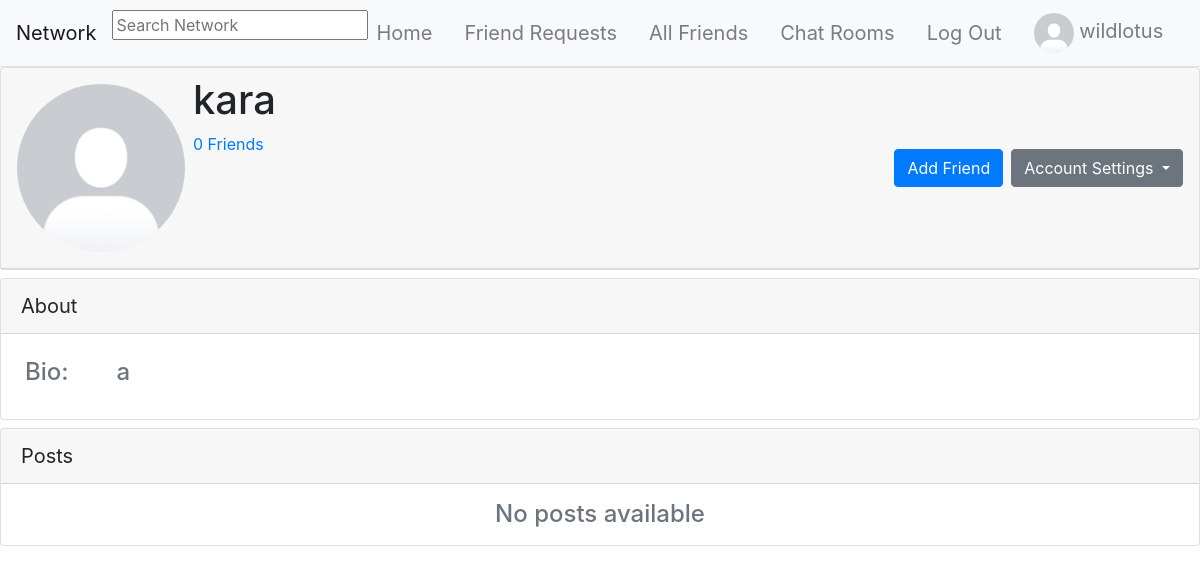
Before: /profile/1ddf0b23-433a-490e-a192-33c4fb090b60 (signed in) with the older database file.
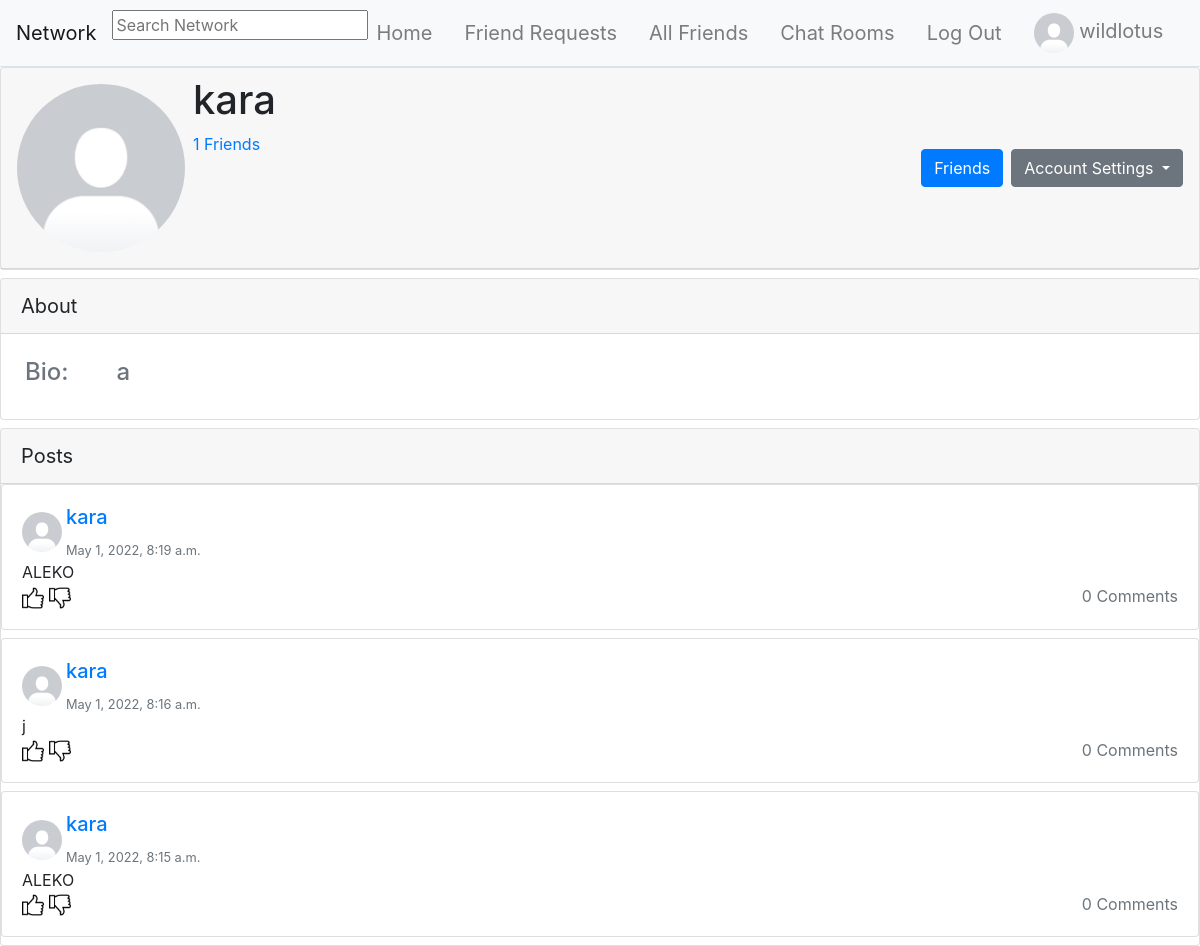
After: the same page with the newer database file.
### network/models.py (models this page shows, shortened)
class User(AbstractUser):
    pass

class UserProfile(models.Model):
    id = models.UUIDField(primary_key=True, default=uuid.uuid4, editable=False)
    user = models.OneToOneField(User, related_name="profile", on_delete=models.CASCADE)
    bio = models.TextField(default="No Bio...", max_length=101)
    picture = models.ImageField(default="default_profile_image.png")
    friends = models.ManyToManyField(to="self", blank=True, related_name="+", symmetrical=False)
    blocked = models.ManyToManyField(to="self", blank=True, related_name="+", symmetrical=False)

class Post(models.Model):
    id = models.UUIDField(primary_key=True, default=uuid.uuid4, editable=False)
    author = models.ForeignKey(UserProfile, on_delete=models.CASCADE)
    description = models.TextField()
    only_friends = models.BooleanField(default=False)
    only_me = models.BooleanField(default=False)
    timestamp = models.DateTimeField(default=timezone.now)
    likes = models.ManyToManyField(UserProfile, blank=True, related_name="likes")
    dislikes = models.ManyToManyField(UserProfile, blank=True, related_name="dislikes")

### network/views.py (the view)
# urls.py: path("profile/<uuid:profile_id>", views.show_profile, name="profile"),
@login_required
def show_profile(request, profile_id):
    try:
        profile = UserProfile.objects.get(id=profile_id)
        context = {
            "profile": profile,
            "posts": Post.objects.filter(author=profile).order_by('-timestamp'),
            "friend_request_available": not profile in request.user.profile.friends.all() and not profile in request.user.profile.blocked.all() and profile.user != request.user,
            "currently_friended": profile in request.user.profile.friends.all(),
            "self_in_friend_request": self_in_friend_request(profile, request.user.profile),
            "self_in_profile_friend_request": self_in_profile_friend_request(request.user.profile, profile)
        }
        if self_in_profile_friend_request(request.user.profile, profile):
            friend_request = FriendRequest.objects.get(to_user=request.user.profile, from_user=profile)
            context["friend_request_id"] = friend_request.id
        if request.user != profile.user:
            context["mutual_friends"] = mutual_friends(request.user.profile, profile)
            context["mutual_friends_amount"] = mutual_friends(request.user.profile, profile).count()
    except UserProfile.DoesNotExist:
        return JsonResponse({"error": "User matching query does not exist."})
    return render(request, "network/profile.html", context)

### network/views.py (called while the page is built)
@login_required
def mutual_friends(request_user, profile):
    profile_friends = profile.friends.all()
    friends_with_profile = profile_friends.values_list('pk', flat=True)
    mutual_friends_of_request_user = request_user.friends.filter(pk__in=friends_with_profile)
    return mutual_friends_of_request_user

def self_in_friend_request(to_user, from_user):
    try:
        FriendRequest.objects.get(to_user=to_user, from_user=from_user, active=True)
        return True
    except FriendRequest.DoesNotExist:
        return False

def self_in_profile_friend_request(to_user, from_user):
    try:
        FriendRequest.objects.get(to_user=to_user, from_user=from_user, active=True)
        return True
    except FriendRequest.DoesNotExist:
        return False

### templates/network/profile.html (shortened to what this page needs)
{% extends "network/layout.html" %} {% load static %}
{% block body %}
    {% if not request.user in profile.blocked.all and not profile.user in request.user.profile.blocked.all %}
    <div id="profile">
        <div class="card">
            <div class="card-header d-flex p-2">
                <div class="m-2">
                    <img class="profile_picture" src="{{ profile.picture.url }}" alt="Profile Picture" style="border-radius: 50%" id="default_profile_picture" width="168" height="168">
                </div>
                <div class="d-flex flex-column">
                    <div>
                        <h1>
                            {{ profile.user.username }}
                        </h1>
                    </div>
                    <div>
                        <div>
                            <a href="{% url 'profile_friends' profile.id %}">
                                {{ profile.friends.count }} Friends
                            </a>
                        </div>
                    </div>
                </div>
                    <div class="d-flex ml-auto align-items-center p-2">
                    </div>
                    <div class="d-flex align-items-center p-2">
                        {% if friend_request_available or self_in_friend_request or currently_friended or self_in_profile_friend_request %}
                            {% if currently_friended %}
                                <button type="button" class="btn btn-primary" data-toggle="modal" data-target="#myModal">Friends</button>
                            {% elif self_in_friend_request %}
                                <button type="button" class="btn btn-primary" id="cancel_friend_request_button" data-profile_id="{{ profile.id }}">Cancel Request</button>
                            {% else %}
                                <button type="button" class="btn btn-primary" id="send_friend_request_button" data-profile_id="{{ profile.id }}">Add Friend</button>
                            {% endif %}
                        {% endif %}
                        {% if request.user != profile.user and not profile.user in request.user.profile.blocked.all %}
                        <div class="dropdown ml-2">
                            <button class="btn btn-secondary dropdown-toggle" type="button" id="dropdownMenuButton" data-toggle="dropdown" aria-haspopup="true" aria-expanded="false">
                            Account Settings
                            </button>
                        {% endif %}
                    </div>
                </div>
            </div>
        </div>
    </div>
    <div class="card mt-2">
        <div class="card-header" style="font-size: 20px;">About</div>
            <div class="d-flex justify-content-start text-muted">
                <div class="m-3 p-2">
                    <h4>Bio:</h4>
                </div>
                <div class="m-3 p-2">
                    <h4 id="default_profile_bio">
                        {{ profile.bio }}
                    </h4>
                </div>
            </div>
        </div>
    </div>
    <div class="card mt-2">
        <div class="card-header" style="font-size: 20px;">Posts</div>
        {% for post in posts %}
            {% include "network/posts.html" %}
        {% empty %}
            <div class="d-flex justify-content-center text-muted">
                <h4 class="mt-3 mb-3">No posts available</h4>
            </div>
        {% endfor %}
    </div>
    {% endif %}
{% endblock body %}

### templates/network/layout.html (shortened to what this page needs)
{% load static %}
<!DOCTYPE html>
<html lang="en">
<head>
    <link rel="stylesheet" href="https://stackpath.bootstrapcdn.com/bootstrap/4.4.1/css/bootstrap.min.css">
    <link rel="stylesheet" href="{% static 'network/css/styles.css' %}">
    <link rel="stylesheet" href="https://unpkg.com/@trevoreyre/autocomplete-js/dist/style.css">
</head>
<body>
    <nav class="navbar navbar-expand-lg navbar-light bg-light sticky-top border-bottom">
        <a class="navbar-brand" href="{% url 'index' %}">Network</a>
        {% if request.user.is_authenticated %}
            <div id="autocomplete" class="autocomplete" style="width: 320px;">
                <form action="{% url 'search_results' %}" method="get">
                    <input class="autocomplete-input" id="autocomplete_input" placeholder="Search Network" name="q">
                </form>
            </div>
        {% endif %}
        <div class="collapse navbar-collapse" id="navbarNav">
            <ul class="navbar-nav mx-auto">
                {% if user.is_authenticated %}
                <li class="nav-item">
                    <a class="navbar-brand nav-link" href="{% url 'index' %}">
                        Home
                    </a>
                </li>
                <li class="nav-item">
                    <a class="navbar-brand nav-link" href="{% url 'friend_requests' %}">
                        Friend Requests
                    </a>
                </li>
                <li class="nav-item">
                    <a class="navbar-brand nav-link" href="{% url 'friends' %}">
                        All Friends
                    </a>
                </li>
                <li class="nav-item">
                    <a class="navbar-brand nav-link" href="{% url 'chat:index' %}">
                        Chat Rooms
                    </a>
                </li>
                <li class="nav-item">
                    <a class="navbar-brand nav-link" href="{% url 'account_logout' %}">
                        Log Out
                    </a>
                </li>
                {% endif %}
            </ul>
            {% if user.is_authenticated %}
                <ul class="navbar-nav ml-auto">
                    <a class="nav-link navbar-brand" href="{% url 'profile' request.user.profile.id %}" id="profile">
                        <li class="nav-item">
                            <img src="{{ user.profile.picture.url }}" alt="Logged in Profile Picture" width="40" height="40" style="border-radius: 50%;" id="logged_in_picture">
                            {{ user.username }}
                        </li>
                    </a>
                </ul>
            {% endif %}
        </div>
    </nav>
    <div class="body">
        {% block body %}
        {% endblock %}
</body>
</html>

### templates/network/posts.html (shortened to what this page needs)
{% load static %} {% load mathfilters %}
{% if post.only_friends %}
{% if post.author in request.user.profile.friends.all or request.user.profile in post.author.friends.all or post.author == request.user.profile %}
<div class="card mb-2" id="post_{{ post.id }}">
    <div class="card-body">
        <div class="d-flex align-items-center">
            <div>
                <a href="{% url 'profile' post.author.id %}">
                    <img src="{{ post.author.picture.url }}" alt="Post Auhor Profile Picture" width="40" height="40"
                        style="border-radius: 50%">
                </a>
            </div>
            <div class="flex-column ml-1">
                <div>
                    <a href="{% url 'profile' post.author.id %}">
                        <h5 class="card-title">
                            {{ post.author.user.username }}
                        </h5>
                    </a>
                </div>
                <div>
                    <small>
                        <p class="card-text text-muted">{{ post.timestamp }}</p>
                    </small>
                </div>
            </div>
        </div>
        <span class="card-text" id="post_description_{{ post.id }}">{{ post.description }}</span>
        <div class="d-flex">
            <div>
                {% if request.user.profile in post.likes.all %}
                <img src="{% static 'network/images/like_fill.png' %}" alt="" width="22" height="22" class="reaction"
                    data-post_id="{{ post.id }}" data-reaction="like">
                {% else %}
                <img src="{% static 'network/images/like.png' %}" alt="" width="22" height="22" class="reaction"
                    data-post_id="{{ post.id }}" data-reaction="like">
                {% endif %}
                {% if request.user.profile in post.dislikes.all %}
                <img src="{% static 'network/images/dislike_fill.png' %}" alt="" width="22" height="22" class="reaction"
                    data-post_id="{{ post.id }}" data-reaction="dislike">
                {% else %}
                <img src="{% static 'network/images/dislike.png' %}" alt="" width="22" height="22" class="reaction"
                    data-post_id="{{ post.id }}" data-reaction="dislike">
                {% endif %}
            </div>
            <div class="ml-auto">
                <span class="text-secondary comments" data-post_id="{{ post.id }}" id="comments_amount_{{ post.id }}">
                    {{post.comments.all.count }} Comments
                </span>
            </div>
        </div>
    </div>
</div>
{% endif %}
{% endif %}

Changed rows visible on the page:
computed for UserProfile "kara": friends.count "0" → "1"
added Post: author.picture (placeholder picture), author.user.username "kara", timestamp "May 1, 2022, 8:19 a.m.", description "ALEKO", only_friends True (drawn), comments.all.count "0"
added Post: author.picture (placeholder picture), author.user.username "kara", timestamp "May 1, 2022, 8:16 a.m.", description "j", only_friends True (drawn), comments.all.count "0"
added Post: author.picture (placeholder picture), author.user.username "kara", timestamp "May 1, 2022, 8:15 a.m.", description "ALEKO", only_friends True (drawn), comments.all.count "0"
Other visible differences:
text no longer shown: "Add Friend No posts available"
text now shown: "Friends"
